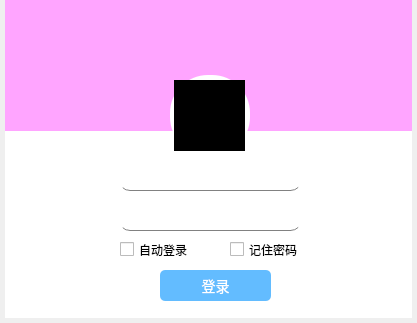
<?xml version="1.0" encoding="UTF-8"?>
<ui version="4.0">
 <class>LoginWidget</class>
 <widget class="QWidget" name="LoginWidget">
  <property name="geometry">
   <rect>
    <x>0</x>
    <y>0</y>
    <width>417</width>
    <height>323</height>
   </rect>
  </property>
  <property name="windowTitle">
   <string>Form</string>
  </property>
  <property name="styleSheet">
   <string notr="true"/>
  </property>
  <widget class="QCheckBox" name="checkBox">
   <property name="geometry">
    <rect>
     <x>120</x>
     <y>240</y>
     <width>71</width>
     <height>19</height>
    </rect>
   </property>
   <property name="text">
    <string>自动登录</string>
   </property>
  </widget>
  <widget class="QCheckBox" name="checkBox_2">
   <property name="geometry">
    <rect>
     <x>230</x>
     <y>240</y>
     <width>71</width>
     <height>19</height>
    </rect>
   </property>
   <property name="text">
    <string>记住密码</string>
   </property>
  </widget>
  <widget class="QPushButton" name="pushButton">
   <property name="geometry">
    <rect>
     <x>160</x>
     <y>270</y>
     <width>111</width>
     <height>31</height>
    </rect>
   </property>
   <property name="styleSheet">
    <string notr="true">#pushButton{
background-color: rgb(99, 188, 255);
color: rgb(255, 255, 255);
border-radius: 5px;
font-size:14px;
}
#pushButton:hover{
background-color: rgb(99, 170, 255);
color: rgb(255, 255, 255);
border-radius: 5px;

}
#pushButton:pressed{
background-color: rgb(99, 188, 255);
color: rgb(255, 255, 255);
border-radius: 5px;
padding-left:2px;
padding-top:2px;
}

</string>
   </property>
   <property name="text">
    <string>登录</string>
   </property>
  </widget>
  <widget class="QLineEdit" name="userEdit">
   <property name="geometry">
    <rect>
     <x>120</x>
     <y>160</y>
     <width>181</width>
     <height>31</height>
    </rect>
   </property>
   <property name="styleSheet">
    <string notr="true">

#userEdit{
border-style:solid;
border-width:1px;
border-top-color: rgba(255, 255, 255, 0);
border-right-color: rgba(255, 255, 255, 0);
border-left-color: rgba(255, 255, 255, 0);
border-bottom-color: rgb(129, 129, 129);

border-radius: 10px;
}</string>
   </property>
  </widget>
  <widget class="QLineEdit" name="passEdit">
   <property name="geometry">
    <rect>
     <x>120</x>
     <y>200</y>
     <width>181</width>
     <height>31</height>
    </rect>
   </property>
   <property name="styleSheet">
    <string notr="true">#passEdit{
border-style:solid;
border-width:1px;
border-top-color: rgba(255, 255, 255, 0);
border-right-color: rgba(255, 255, 255, 0);
border-left-color: rgba(255, 255, 255, 0);
border-bottom-color: rgb(129, 129, 129);
border-radius: 10px;
}</string>
   </property>
  </widget>
  <widget class="QLabel" name="backLabel">
   <property name="geometry">
    <rect>
     <x>5</x>
     <y>0</y>
     <width>407</width>
     <height>131</height>
    </rect>
   </property>
   <property name="maximumSize">
    <size>
     <width>5000</width>
     <height>16777215</height>
    </size>
   </property>
   <property name="styleSheet">
    <string notr="true">QLabel {
    background-color: rgb(255,165, 255); /* Pink背景 */
}
</string>
   </property>
   <property name="text">
    <string/>
   </property>
  </widget>
  <widget class="QLabel" name="headPicLabel">
   <property name="geometry">
    <rect>
     <x>174</x>
     <y>80</y>
     <width>71</width>
     <height>71</height>
    </rect>
   </property>
   <property name="styleSheet">
    <string notr="true">
QLabel{
	background-color: rgb(0, 0, 0); 
}
</string>
   </property>
   <property name="text">
    <string/>
   </property>
  </widget>
  <widget class="QLabel" name="logoLabel">
   <property name="geometry">
    <rect>
     <x>5</x>
     <y>0</y>
     <width>101</width>
     <height>51</height>
    </rect>
   </property>
   <property name="styleSheet">
    <string notr="true">/*QLabel {
    background-color: rgb(255, 0, 0); 
}*/</string>
   </property>
   <property name="text">
    <string/>
   </property>
   <property name="scaledContents">
    <bool>true</bool>
   </property>
  </widget>
  <widget class="QToolButton" name="hideButton">
   <property name="geometry">
    <rect>
     <x>353</x>
     <y>5</y>
     <width>31</width>
     <height>31</height>
    </rect>
   </property>
   <property name="text">
    <string/>
   </property>
   <property name="autoRaise">
    <bool>true</bool>
   </property>
  </widget>
  <widget class="QToolButton" name="closeButton">
   <property name="geometry">
    <rect>
     <x>380</x>
     <y>5</y>
     <width>31</width>
     <height>31</height>
    </rect>
   </property>
   <property name="text">
    <string/>
   </property>
   <property name="icon">
    <iconset theme="application-exit"/>
   </property>
   <property name="autoRaise">
    <bool>true</bool>
   </property>
  </widget>
  <widget class="QLabel" name="label">
   <property name="geometry">
    <rect>
     <x>170</x>
     <y>75</y>
     <width>80</width>
     <height>80</height>
    </rect>
   </property>
   <property name="styleSheet">
    <string notr="true">QLabel {
    background-color: rgb(255, 255, 255); /* 红色背景 */
	/*border-image: url(:/lib/icon2505897252.png);*/
border-width:0px;
border-radius:38px;
border-style:solid;


}</string>
   </property>
   <property name="text">
    <string/>
   </property>
  </widget>
  <widget class="QLabel" name="label_2">
   <property name="geometry">
    <rect>
     <x>5</x>
     <y>117</y>
     <width>407</width>
     <height>201</height>
    </rect>
   </property>
   <property name="styleSheet">
    <string notr="true">QLabel {
    background-color: rgb(255,255, 255); 
}
</string>
   </property>
   <property name="text">
    <string/>
   </property>
  </widget>
  <zorder>label_2</zorder>
  <zorder>backLabel</zorder>
  <zorder>label</zorder>
  <zorder>checkBox</zorder>
  <zorder>checkBox_2</zorder>
  <zorder>pushButton</zorder>
  <zorder>userEdit</zorder>
  <zorder>passEdit</zorder>
  <zorder>logoLabel</zorder>
  <zorder>headPicLabel</zorder>
  <zorder>hideButton</zorder>
  <zorder>closeButton</zorder>
 </widget>
 <resources/>
 <connections/>
</ui>
